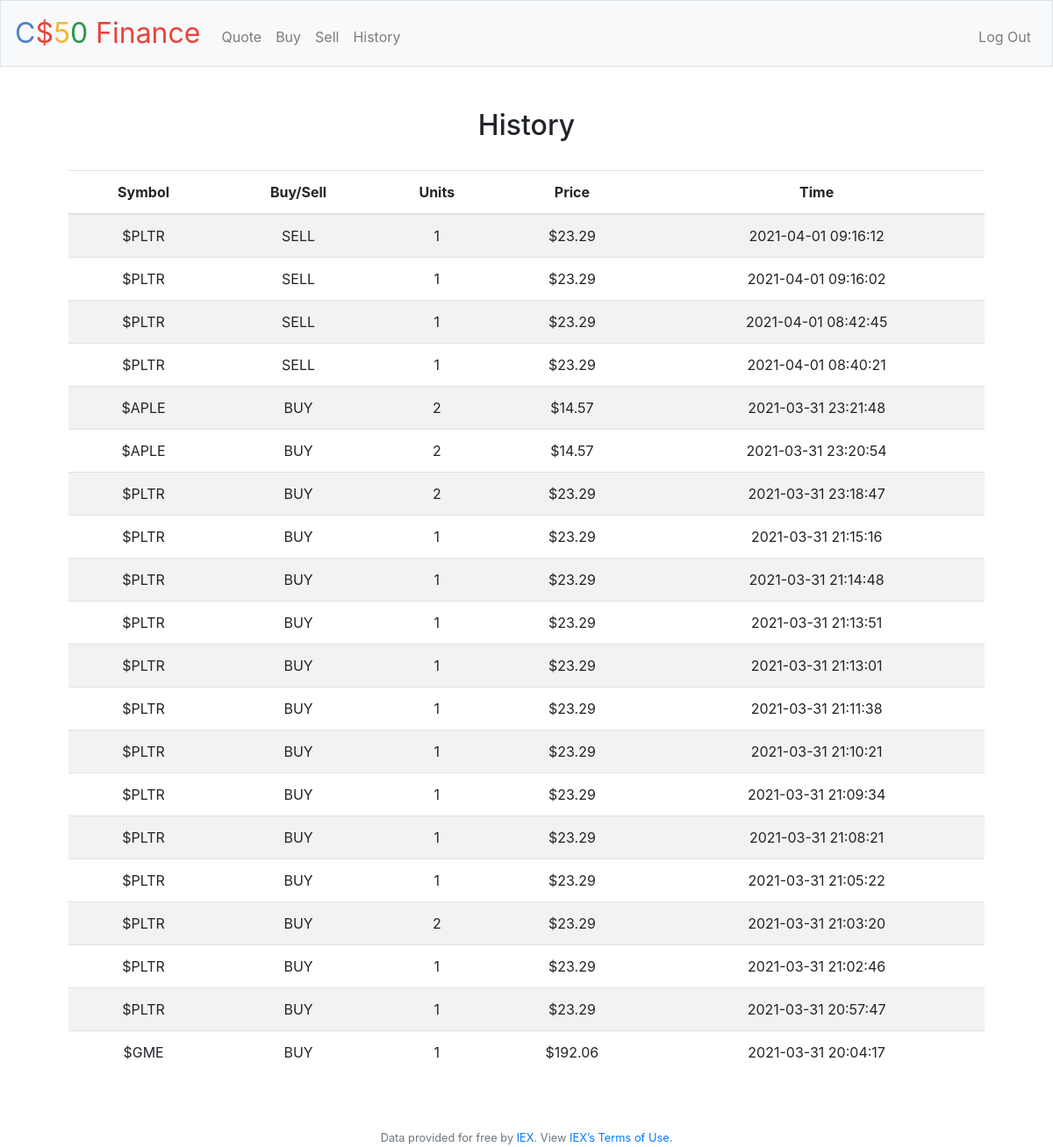
Screenshot of /history (signed in) with the database file from the repository.
### tables this page shows
CREATE TABLE orders (id INTEGER, symbol TEXT, type TEXT, units INTEGER, price NUMERIC, time DATETIME, FOREIGN KEY(id) REFERENCES users(id));

### application.py (the view)
@app.route("/history")
@login_required
def history():
    orders = db.execute("SELECT * FROM orders WHERE id = ?", session["user_id"])
    if not orders:
        return apology("you haven't made any trades", 404)
    return render_template("history.html", orders=orders[::-1])

### application.py (called while the page is built)
@app.after_request
def after_request(response):
    response.headers["Cache-Control"] = "no-cache, no-store, must-revalidate"
    response.headers["Expires"] = 0
    response.headers["Pragma"] = "no-cache"
    return response

### helpers.py (called while the page is built)
def login_required(f):
    @wraps(f)
    def decorated_function(*args, **kwargs):
        if session.get("user_id") is None:
            return redirect("/login")
        return f(*args, **kwargs)
    return decorated_function

def usd(value):
    return f"${value:,.2f}"

### templates/history.html (shortened to what this page needs)
{% extends "layout.html" %}
{% block main %}
    <div class="section">
        <h2>History</h2>
        <br>
        <table class="table table-striped">
            <thead>
                <tr>
                    <th>Symbol</th>
                    <th>Buy/Sell</th>
                    <th>Units</th>
                    <th>Price</th>
                    <th>Time</th>
                </tr>
            </thead>
            <tbody>
                {% for order in orders %}
                    <tr>
                        <td>${{ order.symbol }}</td>
                        <td>{{ order.type }}</td>
                        <td>{{ order.units }}</td>
                        <td>{{ order.price | usd }}</td>
                        <td>{{ order.time }}</td>
                    </tr>
                {% endfor %}
            </tbody>
        </table>
    </div>
{% endblock %}

### templates/layout.html (shortened to what this page needs)
<!DOCTYPE html>
<html lang="en">
    <head>
        <link rel="stylesheet" href="https://cdn.jsdelivr.net/npm/bootstrap@4.5.3/dist/css/bootstrap.min.css">
        <link href="/static/styles.css" rel="stylesheet">
    </head>
    <body>
        <nav class="navbar navbar-expand-md navbar-light bg-light border">
            <a class="navbar-brand" href="/"><span class="blue">C</span><span class="red">$</span><span class="yellow">5</span><span class="green">0</span> <span class="red">Finance</span></a>
            <div class="collapse navbar-collapse" id="navbar">
                {% if session.user_id %}
                    <ul class="navbar-nav mr-auto mt-2">
                        <li class="nav-item"><a class="nav-link" href="/quote">Quote</a></li>
                        <li class="nav-item"><a class="nav-link" href="/buy">Buy</a></li>
                        <li class="nav-item"><a class="nav-link" href="/sell">Sell</a></li>
                        <li class="nav-item"><a class="nav-link" href="/history">History</a></li>
                    </ul>
                    <ul class="navbar-nav ml-auto mt-2">
                        <li class="nav-item"><a class="nav-link" href="/logout">Log Out</a></li>
                    </ul>
                {% else %}
                    <ul class="navbar-nav ml-auto mt-2">
                        <li class="nav-item"><a class="nav-link" href="/register">Register</a></li>
                        <li class="nav-item"><a class="nav-link" href="/login">Log In</a></li>
                    </ul>
                {% endif %}
            </div>
        </nav>
        <main class="container p-5">
            {% block main %}{% endblock %}
        </main>
        <footer class="small text-center text-muted">
            Data provided for free by <a href="https://iextrading.com/developer">IEX</a>. View <a href="https://iextrading.com/api-exhibit-a/">IEX’s Terms of Use</a>.
        </footer>
    </body>
</html>

### static/styles.css (style rules this page uses)
nav .navbar-brand { font-size: xx-large; }
nav .navbar-brand .blue { color: #537fbe; }
nav .navbar-brand .red { color: #ea433b; }
nav .navbar-brand .yellow { color: #f5b82e; }
nav .navbar-brand .green { color: #2e944b; }
main { overflow-x: auto; text-align: center; }
table { background-color: transparent; margin-bottom: 1rem; width: 100%; }
table th, table td { padding: 0.75rem; vertical-align: middle; }

### rows the page displays
orders: symbol "PLTR", type "SELL", units "1", price "$23.29", time "2021-04-01 09:16:12"
orders: symbol "PLTR", type "SELL", units "1", price "$23.29", time "2021-04-01 09:16:02"
orders: symbol "PLTR", type "SELL", units "1", price "$23.29", time "2021-04-01 08:42:45"
orders: symbol "PLTR", type "SELL", units "1", price "$23.29", time "2021-04-01 08:40:21"
orders: symbol "APLE", type "BUY", units "2", price "$14.57", time "2021-03-31 23:21:48"
orders: symbol "APLE", type "BUY", units "2", price "$14.57", time "2021-03-31 23:20:54"
orders: symbol "PLTR", type "BUY", units "2", price "$23.29", time "2021-03-31 23:18:47"
orders: symbol "PLTR", type "BUY", units "1", price "$23.29", time "2021-03-31 21:15:16"
orders: symbol "PLTR", type "BUY", units "1", price "$23.29", time "2021-03-31 21:14:48"
orders: symbol "PLTR", type "BUY", units "1", price "$23.29", time "2021-03-31 21:13:51"
orders: symbol "PLTR", type "BUY", units "1", price "$23.29", time "2021-03-31 21:13:01"
orders: symbol "PLTR", type "BUY", units "1", price "$23.29", time "2021-03-31 21:11:38"
orders: symbol "PLTR", type "BUY", units "1", price "$23.29", time "2021-03-31 21:10:21"
orders: symbol "PLTR", type "BUY", units "1", price "$23.29", time "2021-03-31 21:09:34"
orders: symbol "PLTR", type "BUY", units "1", price "$23.29", time "2021-03-31 21:08:21"
orders: symbol "PLTR", type "BUY", units "1", price "$23.29", time "2021-03-31 21:05:22"
orders: symbol "PLTR", type "BUY", units "2", price "$23.29", time "2021-03-31 21:03:20"
orders: symbol "PLTR", type "BUY", units "1", price "$23.29", time "2021-03-31 21:02:46"
orders: symbol "PLTR", type "BUY", units "1", price "$23.29", time "2021-03-31 20:57:47"
orders: symbol "GME", type "BUY", units "1", price "$192.06", time "2021-03-31 20:04:17"
